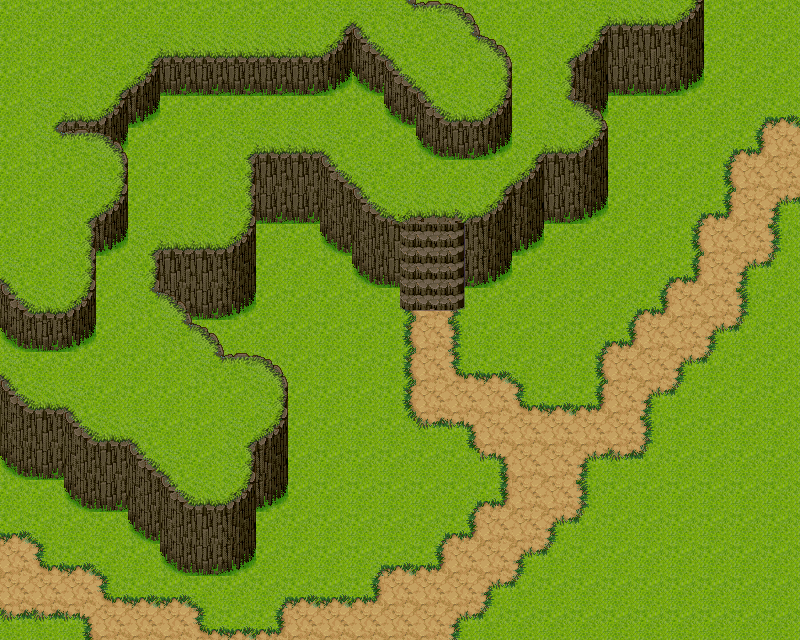

This is a level from a 2D game, rendered from its Tiled map with the project's own tilesets. A one-line summary and the map file follow, with tile-layer data summarised:
An orthogonal 25x20 tile map with 32x32 px tiles, 5 tile layers (Ground, Cliff01Hang, Cliff01, Cliff02Hang, ...) and 14 objects.

<map version="1.0" orientation="orthogonal" width="25" height="20" tilewidth="32" tileheight="32">
 <tileset firstgid="1" name="Tileset" tilewidth="32" tileheight="32">
  <image source="tiles.png" width="2048" height="2048" />
  <terraintypes>
   <terrain name="Cliff01Grass" tile="-1" />
   <terrain name="Cliff01Earth" tile="-1" />
   <terrain name="Cliff01Tallgrass" tile="-1" />
   <terrain name="Cave01Ground" tile="-1" />
   <terrain name="Cave01Tallgrass" tile="-1" />
   <terrain name="Cave01Way" tile="-1" />
   <terrain name="Cave01Stoneway" tile="-1" />
   <terrain name="Cave01Ground2" tile="-1" />
   <terrain name="Cave01Tallgrass2" tile="-1" />
   <terrain name="Cave01Way2" tile="-1" />
   <terrain name="Cave01Stoneway2" tile="-1" />
   <terrain name="Cliff02Grass" tile="-1" />
   <terrain name="Cliff02Drygrass" tile="-1" />
   <terrain name="Cliff02Way" tile="-1" />
   <terrain name="Cliff02Tallgrass" tile="-1" />
   <terrain name="Cave02Stone" tile="-1" />
   <terrain name="Cave02Tallgrass" tile="-1" />
   <terrain name="Cave02Way" tile="-1" />
   <terrain name="Cave02Waterstone" tile="-1" />
   <terrain name="Cliff01Grasscliff" tile="-1" />
   <terrain name="Cliff01Cliff" tile="-1" />
  </terraintypes>
  <tile id="0" terrain=",,,20" />
  <tile id="1" terrain=",,20,20" />
  <tile id="2" terrain=",,20," />
  <tile id="5" terrain=",,,19" />
  <tile id="6" terrain=",,19,19" />
  <tile id="7" terrain=",,19," />
  <tile id="16" terrain="0,0,0,0" />
  <tile id="19" terrain="1,1,1,1" />
  <tile id="20" terrain="2,2,2,2" />
  <tile id="64" terrain=",20,,20" />
  <tile id="65" terrain="20,20,20,20" />
  <tile id="66" terrain="20,,20," />
  <tile id="69" terrain=",19,,19" />
  <tile id="70" terrain="19,19,19,19" />
  <tile id="71" terrain="19,,19," />
  <tile id="80" terrain="0,0,0,1" />
  <tile id="81" terrain="0,0,1,0" />
  <tile id="82" terrain="0,1,1,1" />
  <tile id="83" terrain="1,0,1,1" />
  <tile id="128" terrain=",20,," />
  <tile id="129" terrain="20,20,," />
  <tile id="130" terrain="20,,," />
  <tile id="133" terrain=",19,," />
  <tile id="134" terrain="19,19,," />
  <tile id="135" terrain="19,,," />
  <tile id="144" terrain="0,1,0,0" />
  <tile id="145" terrain="1,0,0,0" />
  <tile id="146" terrain="1,1,0,1" />
  <tile id="147" terrain="1,1,1,0" />
  <tile id="195" terrain=",19,19,19" />
  <tile id="196" terrain="19,,19,19" />
  <tile id="208" terrain="0,1,0,1" />
  <tile id="209" terrain="1,0,1,0" />
  <tile id="210" terrain="0,0,1,1" />
  <tile id="211" terrain="1,1,0,0" />
  <tile id="259" terrain="19,19,,19" />
  <tile id="260" terrain="19,19,19," />
  <tile id="272" terrain="0,0,0,2" />
  <tile id="273" terrain="0,0,2,0" />
  <tile id="274" terrain="0,2,2,2" />
  <tile id="275" terrain="2,0,2,2" />
  <tile id="336" terrain="0,2,0,0" />
  <tile id="337" terrain="2,0,0,0" />
  <tile id="338" terrain="2,2,0,2" />
  <tile id="339" terrain="2,2,2,0" />
  <tile id="400" terrain="0,2,0,2" />
  <tile id="401" terrain="2,0,2,0" />
  <tile id="402" terrain="0,0,2,2" />
  <tile id="403" terrain="2,2,0,0" />
  <tile id="1040" terrain="12,12,12,11" />
  <tile id="1041" terrain="12,12,11,11" />
  <tile id="1042" terrain="12,12,11,12" />
  <tile id="1043" terrain="11,11,11,12" />
  <tile id="1044" terrain="11,11,12,11" />
  <tile id="1088" terrain=",,,12" />
  <tile id="1089" terrain=",,12,12" />
  <tile id="1090" terrain=",,12," />
  <tile id="1091" terrain=",12,12,12" />
  <tile id="1092" terrain="12,,12,12" />
  <tile id="1104" terrain="12,11,12,11" />
  <tile id="1105" terrain="11,11,11,11" />
  <tile id="1106" terrain="11,12,11,12" />
  <tile id="1107" terrain="11,12,11,11" />
  <tile id="1108" terrain="12,11,11,11" />
  <tile id="1152" terrain=",12,,12" />
  <tile id="1153" terrain="12,12,12,12" />
  <tile id="1154" terrain="12,,12," />
  <tile id="1155" terrain="12,12,,12" />
  <tile id="1156" terrain="12,12,12," />
  <tile id="1168" terrain="12,11,12,12" />
  <tile id="1169" terrain="11,11,12,12" />
  <tile id="1170" terrain="11,12,12,12" />
  <tile id="1171" terrain="11,11,11,11" />
  <tile id="1172" terrain="12,12,12,12" />
  <tile id="1216" terrain=",12,," />
  <tile id="1217" terrain="12,12,," />
  <tile id="1218" terrain="12,,," />
  <tile id="1552" terrain="12,12,12,12" />
  <tile id="1553" terrain="13,13,13,13" />
  <tile id="1554" terrain="14,14,14,14" />
  <tile id="1616" terrain="12,12,12,13" />
  <tile id="1617" terrain="12,12,13,12" />
  <tile id="1618" terrain="12,13,13,13" />
  <tile id="1619" terrain="13,12,13,13" />
  <tile id="1680" terrain="12,13,12,12" />
  <tile id="1681" terrain="13,12,12,12" />
  <tile id="1682" terrain="13,13,12,13" />
  <tile id="1683" terrain="13,13,13,12" />
  <tile id="1744" terrain="12,13,12,13" />
  <tile id="1745" terrain="13,12,13,12" />
  <tile id="1746" terrain="12,12,13,13" />
  <tile id="1747" terrain="13,13,12,12" />
  <tile id="1808" terrain="12,12,12,14" />
  <tile id="1809" terrain="12,12,14,12" />
  <tile id="1810" terrain="12,14,14,14" />
  <tile id="1811" terrain="14,12,14,14" />
  <tile id="1872" terrain="12,14,12,12" />
  <tile id="1873" terrain="14,12,12,12" />
  <tile id="1874" terrain="14,14,12,14" />
  <tile id="1875" terrain="14,14,14,12" />
  <tile id="1936" terrain="12,14,12,14" />
  <tile id="1937" terrain="14,12,14,12" />
  <tile id="1938" terrain="12,12,14,14" />
  <tile id="1939" terrain="14,14,12,12" />
  <tile id="2064" terrain="3,3,3,3" />
  <tile id="2065" terrain="7,7,7,7" />
  <tile id="2066" terrain="4,4,4,4" />
  <tile id="2069" terrain="8,8,8,8" />
  <tile id="2128" terrain="3,3,3,4" />
  <tile id="2129" terrain="3,3,4,3" />
  <tile id="2130" terrain="3,4,4,4" />
  <tile id="2131" terrain="4,3,4,4" />
  <tile id="2132" terrain="7,7,7,8" />
  <tile id="2133" terrain="7,7,8,7" />
  <tile id="2134" terrain="7,8,8,8" />
  <tile id="2135" terrain="8,7,8,8" />
  <tile id="2192" terrain="3,4,3,3" />
  <tile id="2193" terrain="4,3,3,3" />
  <tile id="2194" terrain="4,4,3,4" />
  <tile id="2195" terrain="4,4,4,3" />
  <tile id="2196" terrain="7,8,7,7" />
  <tile id="2197" terrain="8,7,7,7" />
  <tile id="2198" terrain="8,8,7,8" />
  <tile id="2199" terrain="8,8,8,7" />
  <tile id="2256" terrain="3,4,3,4" />
  <tile id="2257" terrain="4,3,4,3" />
  <tile id="2258" terrain="3,3,4,4" />
  <tile id="2259" terrain="4,4,3,3" />
  <tile id="2260" terrain="7,8,7,8" />
  <tile id="2261" terrain="8,7,8,7" />
  <tile id="2262" terrain="7,7,8,8" />
  <tile id="2263" terrain="8,8,7,7" />
  <tile id="2320" terrain="3,3,3,5" />
  <tile id="2321" terrain="3,3,5,3" />
  <tile id="2322" terrain="3,5,5,5" />
  <tile id="2323" terrain="5,3,5,5" />
  <tile id="2324" terrain="7,7,7,9" />
  <tile id="2325" terrain="7,7,9,7" />
  <tile id="2326" terrain="7,9,9,9" />
  <tile id="2327" terrain="9,7,9,9" />
  <tile id="2384" terrain="3,5,3,3" />
  <tile id="2385" terrain="5,3,3,3" />
  <tile id="2386" terrain="5,5,3,5" />
  <tile id="2387" terrain="5,5,5,3" />
  <tile id="2388" terrain="7,9,7,7" />
  <tile id="2389" terrain="9,7,7,7" />
  <tile id="2390" terrain="9,9,7,9" />
  <tile id="2391" terrain="9,9,9,7" />
  <tile id="2448" terrain="3,5,3,5" />
  <tile id="2449" terrain="5,3,5,3" />
  <tile id="2450" terrain="3,3,5,5" />
  <tile id="2451" terrain="5,5,3,3" />
  <tile id="2452" terrain="7,9,7,9" />
  <tile id="2453" terrain="9,7,9,7" />
  <tile id="2454" terrain="7,7,9,9" />
  <tile id="2455" terrain="9,9,7,7" />
  <tile id="2512" terrain="3,3,3,6" />
  <tile id="2513" terrain="3,3,6,3" />
  <tile id="2514" terrain="3,6,6,6" />
  <tile id="2515" terrain="6,3,6,6" />
  <tile id="2516" terrain="7,7,7,10" />
  <tile id="2517" terrain="7,7,10,7" />
  <tile id="2518" terrain="7,10,10,10" />
  <tile id="2519" terrain="10,7,10,10" />
  <tile id="2576" terrain="3,6,3,3" />
  <tile id="2577" terrain="6,3,3,3" />
  <tile id="2578" terrain="6,6,3,6" />
  <tile id="2579" terrain="6,6,6,3" />
  <tile id="2580" terrain="7,10,7,7" />
  <tile id="2581" terrain="10,7,7,7" />
  <tile id="2582" terrain="10,10,7,10" />
  <tile id="2583" terrain="10,10,10,7" />
  <tile id="2640" terrain="3,6,3,6" />
  <tile id="2641" terrain="6,3,6,3" />
  <tile id="2642" terrain="3,3,6,6" />
  <tile id="2643" terrain="6,6,3,3" />
  <tile id="2644" terrain="7,10,7,10" />
  <tile id="2645" terrain="10,7,10,7" />
  <tile id="2646" terrain="7,7,10,10" />
  <tile id="2647" terrain="10,10,7,7" />
  <tile id="3088" terrain="16,16,16,16" />
  <tile id="3089" terrain="17,17,17,17" />
  <tile id="3090" terrain="18,18,18,18" />
  <tile id="3152" terrain="15,15,15,16" />
  <tile id="3153" terrain="15,15,16,15" />
  <tile id="3154" terrain="15,16,16,16" />
  <tile id="3155" terrain="16,15,16,16" />
  <tile id="3216" terrain="15,16,15,15" />
  <tile id="3217" terrain="16,15,15,15" />
  <tile id="3218" terrain="16,16,15,16" />
  <tile id="3219" terrain="16,16,16,15" />
  <tile id="3280" terrain="15,16,15,16" />
  <tile id="3281" terrain="16,15,16,15" />
  <tile id="3282" terrain="15,15,16,16" />
  <tile id="3283" terrain="16,16,15,15" />
  <tile id="3333" terrain=",,,15" />
  <tile id="3334" terrain=",,15,15" />
  <tile id="3335" terrain=",,15," />
  <tile id="3344" terrain="15,15,15,17" />
  <tile id="3345" terrain="15,15,17,15" />
  <tile id="3346" terrain="15,17,17,17" />
  <tile id="3347" terrain="17,15,17,17" />
  <tile id="3397" terrain=",15,,15" />
  <tile id="3398" terrain="15,15,15,15" />
  <tile id="3399" terrain="15,,15," />
  <tile id="3408" terrain="15,17,15,15" />
  <tile id="3409" terrain="17,15,15,15" />
  <tile id="3410" terrain="17,17,15,17" />
  <tile id="3411" terrain="17,17,17,15" />
  <tile id="3461" terrain=",15,," />
  <tile id="3462" terrain="15,15,," />
  <tile id="3463" terrain="15,,," />
  <tile id="3472" terrain="15,17,15,17" />
  <tile id="3473" terrain="17,15,17,15" />
  <tile id="3474" terrain="15,15,17,17" />
  <tile id="3475" terrain="17,17,15,15" />
  <tile id="3536" terrain="15,15,15,18" />
  <tile id="3537" terrain="15,15,18,15" />
  <tile id="3538" terrain="15,18,18,18" />
  <tile id="3539" terrain="18,15,18,18" />
  <tile id="3600" terrain="15,18,15,15" />
  <tile id="3601" terrain="18,15,15,15" />
  <tile id="3602" terrain="18,18,15,18" />
  <tile id="3603" terrain="18,18,18,15" />
  <tile id="3664" terrain="15,18,15,18" />
  <tile id="3665" terrain="18,15,18,15" />
  <tile id="3666" terrain="15,15,18,18" />
  <tile id="3667" terrain="18,18,15,15" />
 </tileset>
 <layer name="Ground" width="25" height="20">
  <data>[500 cells, 500 non-empty, 14 distinct tile ids]</data>
 </layer>
 <layer name="Cliff01Hang" width="25" height="20">
  <data>[500 cells, 54 non-empty, 6 distinct tile ids]</data>
 </layer>
 <layer name="Cliff01" width="25" height="20">
  <data>[500 cells, 183 non-empty, 13 distinct tile ids]</data>
 </layer>
 <layer name="Cliff02Hang" width="25" height="20">
  <data>[500 cells, 18 non-empty, 3 distinct tile ids]</data>
 </layer>
 <layer name="Cliff02" width="25" height="20">
  <data>[500 cells, 77 non-empty, 16 distinct tile ids]</data>
 </layer>
 <objectgroup name="Collisions" width="25" height="20">
  <object x="0" y="0">
   <polyline points="0,0 0,640 800,640 800,0 0,0" />
  </object>
  <object x="0" y="384">
   <polygon points="0,0 32,32 64,32 96,64 128,64 160,96 192,128 224,128 256,96 256,64 288,32 288,96 256,128 256,160 224,192 192,192 160,160 128,128 96,128 64,96 32,96 0,64" />
  </object>
  <object x="160" y="256">
   <polygon points="0,0 0,32 32,64 64,64 96,32 96,-32 64,0" />
  </object>
  <object x="256" y="160">
   <polygon points="0,0 0,64 64,64 96,96 128,128 160,128 160,64 128,64 64,0" />
  </object>
  <object x="448" y="224">
   <polygon points="0,0 0,64 32,64 64,32 96,0 128,0 160,-32 160,-96 128,-64 96,-64 32,0" />
  </object>
  <object x="704" y="0">
   <polygon points="0,0 0,64 -32,96 -96,96 -96,128 -128,96 -128,64 -96,32 -32,32" />
  </object>
  <object x="192" y="320">
   <polyline points="0,0 32,32 64,32 96,64 96,96" />
  </object>
  <object x="0" y="288">
   <polygon points="0,0 32,32 64,32 96,0 96,32 64,64 32,64 0,32" />
  </object>
  <object x="96" y="224">
   <polygon points="0,0 32,-32 32,0 0,32" />
  </object>
  <object x="96" y="128">
   <polygon points="0,0 64,-64 224,-64 256,-96 352,0 384,0 416,-32 416,0 384,32 352,32 256,-64 224,-32 64,-32 32,0 32,32" />
  </object>
  <object x="64" y="128">
   <polyline points="0,0 32,0" />
  </object>
  <object x="512" y="96">
   <polyline points="0,0 0,-32 -32,-64 -64,-96" />
  </object>
  <object x="128" y="160">
   <polyline points="0,0 0,32" />
  </object>
  <object x="96" y="256">
   <polyline points="0,0 0,32" />
  </object>
 </objectgroup>
</map>
